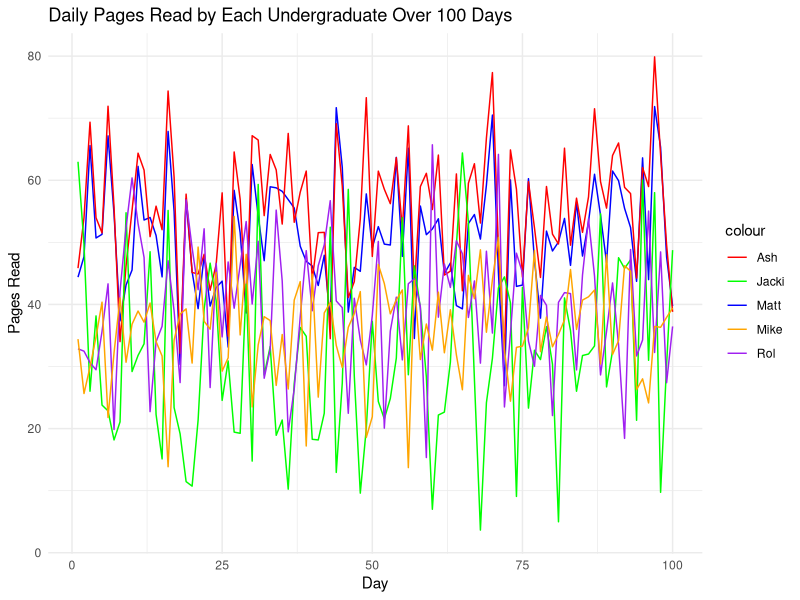

Here is the R script that generated this plot:
## ---- chunk 1
install.packages("reshape2")
library("reshape2")
install.packages("ggplot2")
library("ggplot2")
install.packages("car")
library("car")
install.packages("MASS")
library("MASS") 
## ---- chunk 2
set.seed(123)
matt_pages <- sample(20:100, 100, replace = TRUE)
rol_pages <- sample(20:100, 100, replace = TRUE)
mike_pages <- sample(20:100, 100, replace = TRUE)
mean_pages <- c(60, 60)
cor_matrix <- matrix(c(1, 0.7, 0.7, 1), 2, 2)
correlated_pages <- mvrnorm(n = 100, mu = mean_pages, Sigma = cor_matrix * 15^2)
ash_pages <- correlated_pages[,1]
jacki_pages <- correlated_pages[,2]
days <- 1:100
reading_data <- data.frame(days, matt_pages, ash_pages, jacki_pages, rol_pages, mike_pages)

cor_ash_jacki <- cor(reading_data$ash_pages, reading_data$jacki_pages)

mean_pages_read <- colMeans(reading_data[,-1])

t_test_ash_vs_matt <- t.test(reading_data$ash_pages, reading_data$matt_pages)

variance_pages_read <- apply(reading_data[,-1], 2, var)

max_pages_read <- apply(reading_data[,-1], 2, max)

list(cor_ash_jacki, mean_pages_read, t_test_ash_vs_matt, variance_pages_read, max_pages_read)
## ---- chunk 3
library(ggplot2)
set.seed(123)
days <- 100
avg_pages <- c(Matt = 50, Ash = 45, Jacki = 30, Rol = 40, Mike = 35)
matt_pages <- rnorm(days, mean=avg_pages["Matt"], sd=10)
ash_pages <- matt_pages + rnorm(days, mean=5, sd=5)  
jacki_pages <- rnorm(days, mean=avg_pages["Jacki"], sd=15)
rol_pages <- rnorm(days, mean=avg_pages["Rol"], sd=10)
mike_pages <- rnorm(days, mean=avg_pages["Mike"], sd=8)
matt_pages[matt_pages < 0] <- 0
ash_pages[ash_pages < 0] <- 0
jacki_pages[jacki_pages < 0] <- 0
rol_pages[rol_pages < 0] <- 0
mike_pages[mike_pages < 0] <- 0
df_pages <- data.frame(
  Day = 1:days,
  Matt = matt_pages,
  Ash = ash_pages,
  Jacki = jacki_pages,
  Rol = rol_pages,
  Mike = mike_pages
)
ggplot(df_pages, aes(x = Day)) +
  geom_line(aes(y = Matt, color = "Matt")) +
  geom_line(aes(y = Ash, color = "Ash")) +
  geom_line(aes(y = Jacki, color = "Jacki")) +
  geom_line(aes(y = Rol, color = "Rol")) +
  geom_line(aes(y = Mike, color = "Mike")) +
  labs(title = "Daily Pages Read by Each Undergraduate Over 100 Days",
       x = "Day", y = "Pages Read") +
  scale_color_manual(values = c("Matt" = "blue", "Ash" = "red", "Jacki" = "green", "Rol" = "purple", "Mike" = "orange")) +
  theme_minimal()

